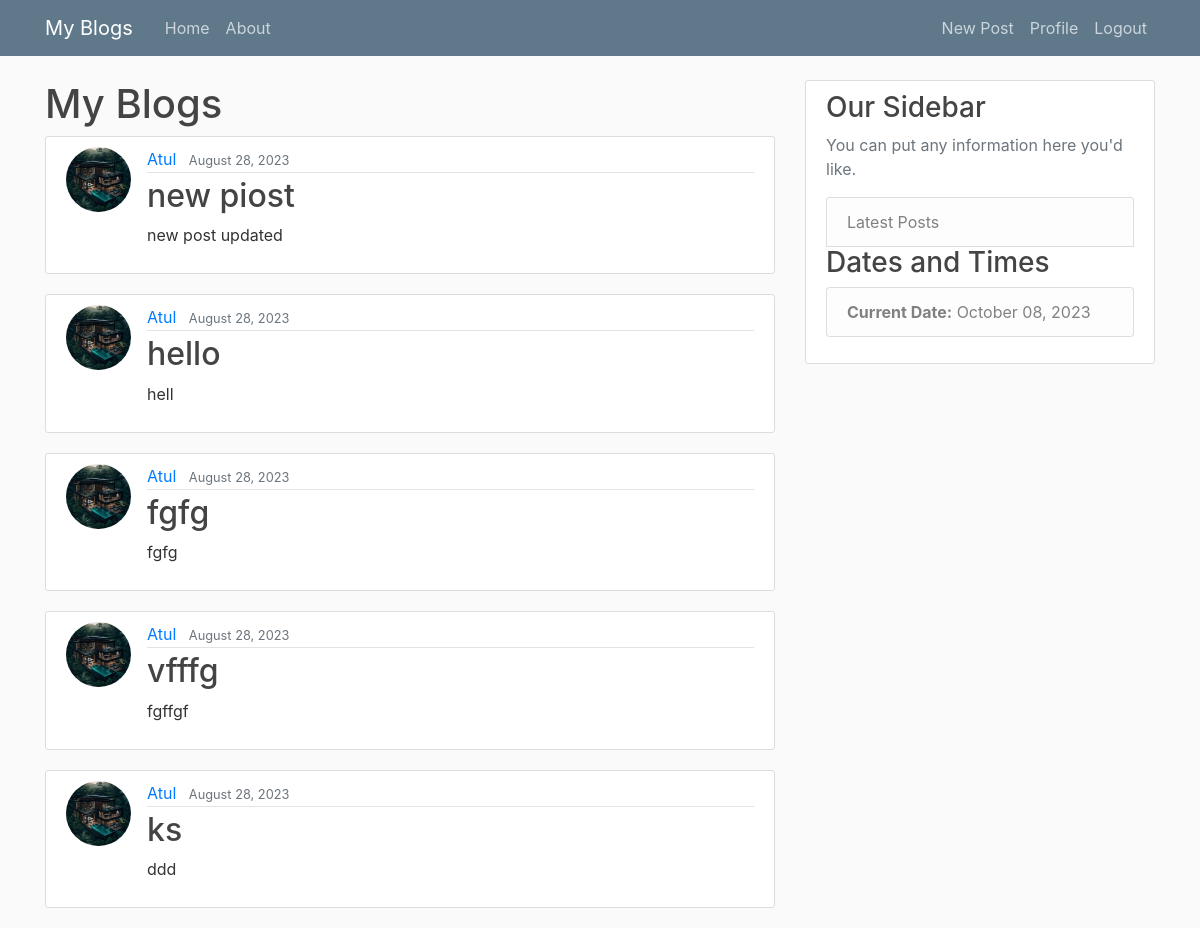
Page /Blog/my-blogs/ (signed in) on the earlier database version.
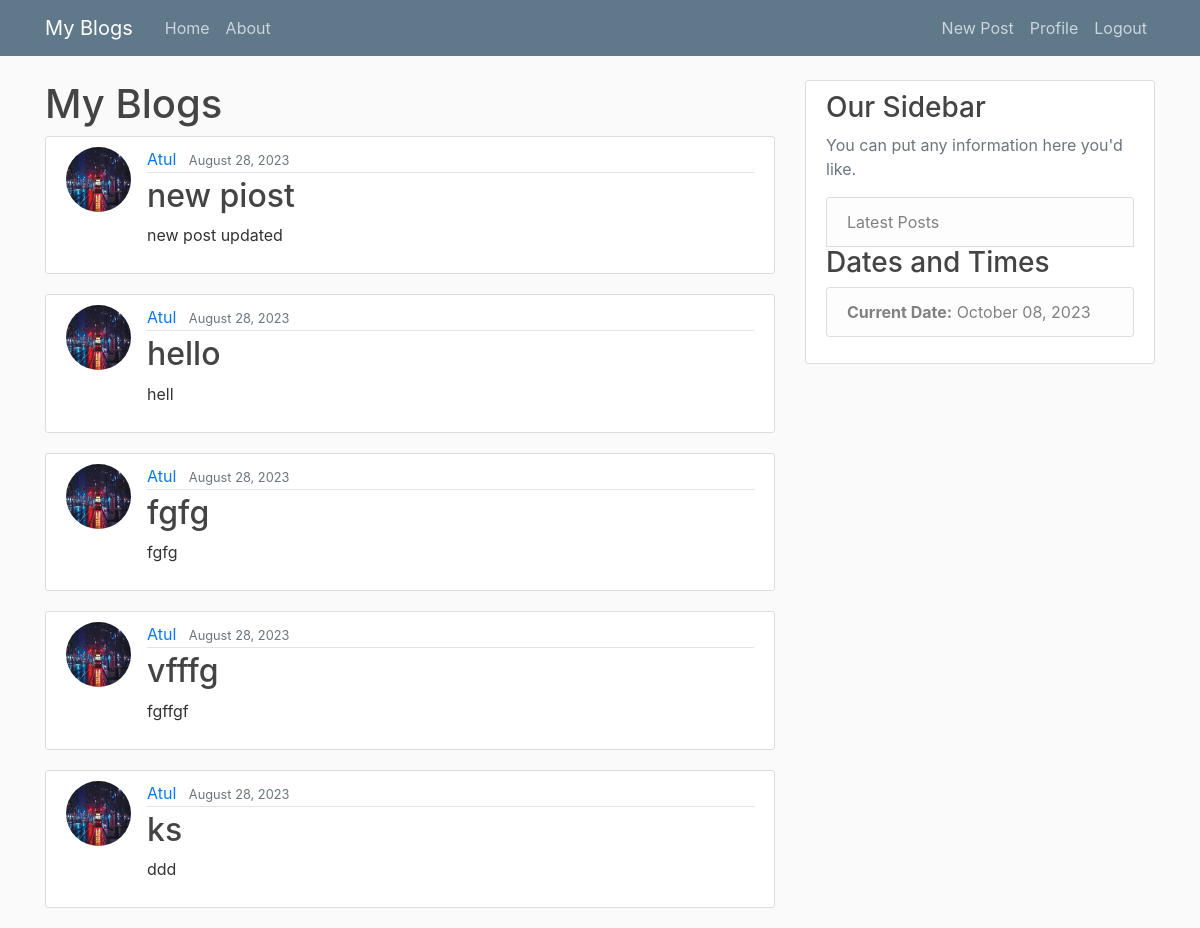
Same page on the later database version.
### blog/models.py (models this page shows, shortened)
class Post(models.Model):
    title = models.CharField(max_length=100)
    content = models.TextField()  # content can be of any length so we use textfield
    date_posted = models.DateTimeField(default=timezone.now)
    author = models.ForeignKey(User, on_delete=models.CASCADE)
    image = models.ImageField(upload_to='post_images',default='')

### users/models.py (models this page shows, shortened)
class profile(models.Model):
    user = models.OneToOneField(User,on_delete=models.CASCADE)
    facebook_link = models.URLField(blank=True, null=True)
    twitter_link = models.URLField(blank=True, null=True)
    github_link = models.URLField(blank=True, null=True)
    image = models.ImageField( default='profile_pics/default.jpg',  # Relative to MEDIA_ROOT
        upload_to='profile_pics',
        blank=True,
        null=True
    )

### blog/views.py (the view)
# urls.py: path('my-blogs/', views.my_blogs, name='my-blogs'),
def my_blogs(request):
    if request.user.is_authenticated:
        user_blogs = Post.objects.filter(author=request.user)
        blogs_per_page = 5  # You can adjust this value based on your preferences
        paginator = Paginator(user_blogs, blogs_per_page)
        page_number = request.GET.get('page')
        blogs_page = paginator.get_page(page_number)
        context = {'user_blogs': blogs_page}  # Use a different variable name, e.g., 'blogs_page'
        return render(request, 'blog/my_blogs.html', context)
    else:
        return render(request, 'blog/my_blogs.html')

### blog/current_datetime.py (called while the page is built)
def current_datetime(request):
    return {'current_datetime': datetime.now()}

### blog/templates/blog/my_blogs.html (shortened to what this page needs)
{% extends "blog/base.html" %}
{% block content %}
  <h1>My Blogs</h1>
  {% if user_blogs %}
      {% for blog in user_blogs %}
        <article class="media content-section">
            <img class="rounded-circle article-img"   src=" {{ blog.author.profile.image.url }}" >
              <div class="media-body">
                <div class="article-metadata">
                  <a class="mr-2" href="{% url 'user-posts' blog.author.username %}">{{ blog.author }}</a>
                  <small class="text-muted">{{ blog.date_posted|date:"F d, Y" }}</small>
                </div>
                <h2><a class="article-title" href="{% url 'post-detail' blog.id %}">{{ blog.title }}</a></h2>
                <p class="article-content">{{ blog.content }}</p>
              </div>
            </article>
          {% endfor %}
  {% else %}
    <p> <b>Register or Sign In  and start to write blogs</b>.</p>
  {% endif %}
{% endblock %}

Differences in the rows shown:
changed through a linked row, Post "new piost": author.profile.image: a different picture
changed through a linked row, Post "hello": author.profile.image: a different picture
changed through a linked row, Post "fgfg": author.profile.image: a different picture
changed through a linked row, Post "vfffg": author.profile.image: a different picture
changed through a linked row, Post "ks": author.profile.image: a different picture
